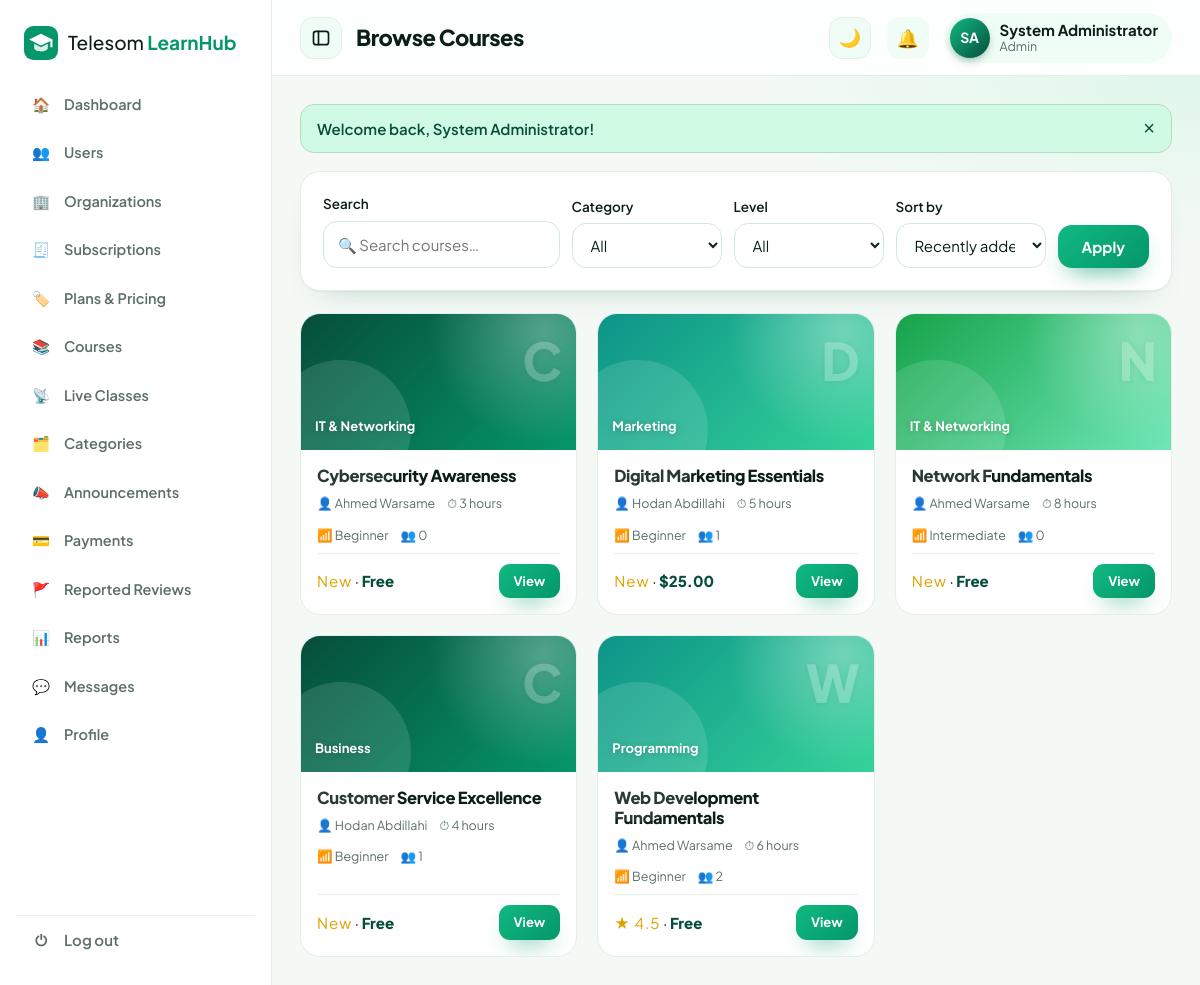
Screenshot of /courses.php (signed in) with the database file from the repository.
### tables this page shows
CREATE TABLE users (
  id INT AUTO_INCREMENT PRIMARY KEY,
  name VARCHAR(120) NOT NULL, email VARCHAR(150) NOT NULL UNIQUE, password VARCHAR(255) NOT NULL,
  role ENUM('admin','instructor','learner','organization') NOT NULL DEFAULT 'learner',
  org_id INT NULL, phone VARCHAR(30), country VARCHAR(60), bio TEXT, education VARCHAR(255), skills VARCHAR(255), signatory VARCHAR(120) NULL, signatory_title VARCHAR(120) NULL,
  org_status ENUM('pending','approved','rejected') NOT NULL DEFAULT 'approved',
  status ENUM('active','suspended') NOT NULL DEFAULT 'active', created_at TIMESTAMP DEFAULT CURRENT_TIMESTAMP
);

CREATE TABLE courses (
  id INT AUTO_INCREMENT PRIMARY KEY, title VARCHAR(160) NOT NULL, description TEXT, category_id INT,
  instructor_id INT NOT NULL, org_id INT NULL, level ENUM('Beginner','Intermediate','Advanced') DEFAULT 'Beginner',
  duration VARCHAR(40), objectives TEXT, prerequisites TEXT,
  enroll_type ENUM('free','paid','approval','private') DEFAULT 'free', price DECIMAL(8,2) DEFAULT 0,
  status ENUM('pending','approved','rejected') DEFAULT 'pending', created_at TIMESTAMP DEFAULT CURRENT_TIMESTAMP,
  FOREIGN KEY (category_id) REFERENCES categories(id) ON DELETE SET NULL,
  FOREIGN KEY (instructor_id) REFERENCES users(id) ON DELETE CASCADE
);

CREATE TABLE categories (id INT AUTO_INCREMENT PRIMARY KEY, name VARCHAR(80) NOT NULL UNIQUE);

### courses.php (the view, shortened to what this page needs)
<?php
require 'includes/config.php';
$u = me(); $mine = !empty($_GET['mine']);
$qs = trim($_GET['q'] ?? ''); $cat = (int)($_GET['cat'] ?? 0); $lv = $_GET['level'] ?? ''; $sort = $_GET['sort'] ?? 'new';
$w = ["c.status='approved'"]; $p = [];
$myorg = $u ? org_of($u) : null;
if ($mine) { $w[] = "c.id IN (SELECT course_id FROM enrollments WHERE user_id=?)"; $p[] = $u['id']; }
else { $w[] = $myorg ? "(c.org_id IS NULL OR c.org_id=?)" : "c.org_id IS NULL"; if ($myorg) $p[] = $myorg; }
$ord = ['new' => 'c.id DESC', 'popular' => 'n DESC', 'rating' => 'rt DESC', 'title' => 'c.title ASC'][$sort] ?? 'c.id DESC';
$courses = all("SELECT c.*, u.name inst, k.name cat, (SELECT ROUND(AVG(rating),1) FROM reviews WHERE course_id=c.id) rt,
  (SELECT COUNT(*) FROM enrollments WHERE course_id=c.id) n FROM courses c JOIN users u ON u.id=c.instructor_id LEFT JOIN categories k ON k.id=c.category_id
  WHERE ".implode(' AND ', $w)." ORDER BY $ord", $p);
$cats = all("SELECT * FROM categories ORDER BY name");
$layout = $u ? 'app' : 'public'; $title = $mine ? 'My Courses' : 'Browse Courses';
include 'includes/header.php';
if (!$u): ?><div class="hero-sm"><div class="wrap"><h1>Explore courses</h1><p>Find the right course and start learning today.</p></div></div><div class="wrap pubc"><?php endif; ?>
<form class="card filters" method="get">
  <div style="flex:2"><label>Search</label><input name="q" placeholder="🔍 Search courses…" value="<?= e($qs) ?>"></div>
  <div><label>Category</label><select name="cat"><option value="">All</option></select></div>
  <div><label>Level</label><select name="level"><option value="">All</option><?php foreach (['Beginner', 'Intermediate', 'Advanced'] as $l): ?><option <?= $lv == $l ? 'selected' : '' ?>><?= $l ?></option><?php endforeach; ?></select></div>
  <div><label>Sort by</label><select name="sort"><?php foreach (['new' => 'Recently added', 'popular' => 'Most popular', 'rating' => 'Top rated', 'title' => 'Title A–Z'] as $k => $v): ?><option value="<?= $k ?>" <?= $sort == $k ? 'selected' : '' ?>><?= $v ?></option><?php endforeach; ?></select></div>
  <button class="btn">Apply</button>
</form>
<div class="grid"><?php foreach ($courses as $i => $c):
  $en = $u ? one("SELECT status FROM enrollments WHERE user_id=? AND course_id=?", [$u['id'], $c['id']]) : null; ?>
  <div class="cc"><div class="th c<?= $i % 3 + 1 ?>" data-i="<?= e(substr($c['title'], 0, 1)) ?>"><?= e($c['cat'] ?: 'General') ?></div>
  <div class="bd"><h3><?= e($c['title']) ?></h3>
    <div class="meta"><span>👤 <?= e($c['inst']) ?></span><span>⏱ <?= e($c['duration']) ?></span><span>📶 <?= e($c['level']) ?></span><span>👥 <?= $c['n'] ?></span></div>
    <div class="ft"><span><span class="star"><?= $c['rt'] ? '★ '.$c['rt'] : 'New' ?></span> · <span class="price"><?= $c['enroll_type'] === 'paid' ? '$'.number_format($c['price'], 2) : ($c['enroll_type'] === 'private' ? 'Private' : 'Free') ?></span></span>
    <a class="btn btn-sm" href="<?= $en && $en['status'] === 'active' ? 'learn.php?course='.$c['id'] : 'course.php?id='.$c['id'] ?>"><?= $en ? ($en['status'] === 'pending' ? 'Pending' : 'Continue') : 'View' ?></a></div>
  </div></div><?php endforeach; ?></div>
<?php if (!$u) echo '</div>'; include 'includes/footer.php'; ?>

### includes/header.php (shortened to what this page needs)
<?php
require_once __DIR__.'/config.php';
$u = me(); $layout = $layout ?? 'app'; $title = $title ?? 'Telesom LearnHub';
$curpage = basename($_SERVER['SCRIPT_NAME']);
function menu($role){
    $m = [
     'learner' => [['dashboard.php','Dashboard','🏠'],['courses.php','Browse Courses','🔎'],['mycourses.php','My Courses','📚'],['live.php','Live Classes','📡'],['certificates.php','Certificates','🎓'],['payments.php','Payments','💳'],['messages.php','Messages','💬'],['reports.php','My Report','📊'],['profile.php','Profile','👤']],
     'instructor' => [['dashboard.php','Dashboard','🏠'],['instructor.php','My Courses','📚'],['live.php','Live Classes','📡'],['grading.php','Grading','📝'],['messages.php','Messages','💬'],['reports.php','Reports','📊'],['courses.php','Browse Courses','🔎'],['profile.php','Profile','👤']],
     'organization' => [['dashboard.php','Dashboard','🏠'],['subscription.php','Subscription','💎'],['organization.php','Members & Assign','🏢'],['instructor.php','Private Courses','📚'],['live.php','Live Classes','📡'],['reports.php','Training Reports','📊'],['messages.php','Messages','💬'],['courses.php','Browse Courses','🔎'],['profile.php','Profile','👤']],
     'admin' => [['dashboard.php','Dashboard','🏠'],['admin.php?tab=users','Users','👥'],['admin.php?tab=orgs','Organizations','🏢'],['admin.php?tab=subs','Subscriptions','🧾'],['admin.php?tab=plans','Plans & Pricing','🏷️'],['admin.php?tab=courses','Courses','📚'],['live.php','Live Classes','📡'],['admin.php?tab=categories','Categories','🗂️'],['admin.php?tab=announcements','Announcements','📣'],['payments.php','Payments','💳'],['admin.php?tab=reviews','Reported Reviews','🚩'],['reports.php','Reports','📊'],['messages.php','Messages','💬'],['profile.php','Profile','👤']],
    ];
    return $m[$role] ?? [];
}
function is_active($href, $cur){
    $p = parse_url($href); if ($p['path'] !== $cur) return false;
    return isset($p['query']) ? (strpos($_SERVER['QUERY_STRING'] ?? '', $p['query']) !== false) : true;
}
$unread = $u ? (int)one("SELECT COUNT(*) c FROM notifications WHERE user_id=? AND is_read=0", [$u['id']])['c'] : 0;
?><!DOCTYPE html>
<html lang="en"><head>
<link rel="stylesheet" href="assets/css/style.css"><link rel="stylesheet" href="assets/css/theme.css"></head>
<body class="<?= $layout === 'auth' ? 'authpage' : e($layout) ?>">
<?php if ($layout === 'auth'): ?>
<button class="tg theme-btn theme-fab" type="button" title="Night / day mode" aria-label="Toggle night and day mode"><span class="ti">🌙</span></button>
<?php else: ?>
<div class="shell">
<aside class="side" id="side">
  <a class="brand" href="index.php"><?= logo('#fff') ?><span>Telesom <b>LearnHub</b></span></a>
  <nav><?php foreach (menu($u['role']) as $m): ?>
    <a class="<?= is_active($m[0], $curpage) ? 'on' : '' ?>" href="<?= $m[0] ?>" title="<?= e($m[1]) ?>"><i><?= $m[2] ?></i><span class="lb"><?= $m[1] ?></span></a>
  <?php endforeach; ?></nav>
  <a class="logout" href="logout.php" title="Log out"><i>⏻</i><span class="lb">Log out</span></a>
</aside>
<div class="main">
<header class="top">
  <button class="tg side-tg" id="sideToggle" type="button" title="Collapse / expand menu" aria-label="Collapse or expand the sidebar"><svg width="20" height="20" viewBox="0 0 24 24" fill="none" stroke="currentColor" stroke-width="2" stroke-linecap="round" stroke-linejoin="round"><rect x="3" y="4" width="18" height="16" rx="3"/><path d="M9 4v16"/></svg></button>
  <h1><?= e($title) ?></h1>
  <div class="top-r">
    <button class="tg theme-btn" type="button" title="Night / day mode" aria-label="Toggle night and day mode"><span class="ti">🌙</span></button>
    <a class="bell" href="notifications.php" title="Notifications">🔔<?php if ($unread): ?><span><?= $unread ?></span><?php endif; ?></a>
    <a class="me" href="profile.php"><span class="av"><?= e(initials($u['name'])) ?></span><span class="mn"><b><?= e($u['name']) ?></b><small><?= e(ucfirst($u['role'])) ?></small></span></a>
  </div>
</header>
<main class="content">
<?php endif; ?>
<?php if (!empty($_SESSION['flash']) && $layout !== 'auth'): ?><div class="<?= $layout === 'public' ? 'wrap' : '' ?>"><?php foreach ($_SESSION['flash'] as $f): ?><div class="flash <?= $f[1] ?>"><?= e($f[0]) ?><button onclick="this.parentNode.remove()">×</button></div><?php endforeach; unset($_SESSION['flash']); ?></div><?php endif; ?>

### assets/css/theme.css (style rules this page uses)
:root { --g:#059669;--g2:#10b981;--gd:#064e3b;--gl:#d1fae5;--g-soft:#f0fdf7;--ink:#0b1f17;--mut:#5b6f66;--line:#e3eee8;--bg:#f4f9f6;--r:20px;--sh:0 14px 34px -16px rgba(5,80,56,.28);--sh2:0 32px 64px -24px rgba(5,80,56,.4) }
body { font-family:"Plus Jakarta Sans","Inter","Segoe UI",system-ui,sans-serif;background:var(--bg);color:var(--ink) }
h1,h2,h3,h4 { letter-spacing:-.025em;font-weight:800 }
.btn { background:linear-gradient(135deg,var(--g2),var(--g));border:0;padding:12px 24px;border-radius:14px;box-shadow:0 12px 24px -12px rgba(5,150,105,.85);font-weight:700 }
.btn-sm { padding:7px 15px;border-radius:11px }
.side { background:#fff;color:var(--ink);border-right:1px solid var(--line);box-shadow:none;width:272px }
.side .brand { color:var(--ink) }
.side .brand b { color:var(--g) }
.side nav a { color:var(--mut);font-weight:600 }
.logout { color:var(--mut);border-top:1px solid var(--line);font-weight:600 }
.main { margin-left:272px }
.top { height:76px;background:rgba(255,255,255,.82);border-bottom:1px solid var(--line) }
.top h1 { font-size:22px }
.content { min-height:calc(100vh - 76px);background:radial-gradient(700px 260px at 100% 0,#e0f7ea,transparent 65%) }
.bell { background:var(--g-soft);width:42px;height:42px;border-radius:13px;display:grid;place-items:center;font-size:18px }
.me { background:var(--g-soft);padding:5px 14px 5px 5px;border-radius:99px }
.av { background:linear-gradient(135deg,var(--g2),var(--gd)) }
.card,.kpi,.cc,.feat,.aud-i,.faq,.player,.auth-card { border:1px solid var(--line);border-radius:var(--r) }
.card { box-shadow:0 1px 2px rgba(5,80,56,.04),0 16px 34px -22px rgba(5,80,56,.28) }
.cc .th { height:136px;background-image:radial-gradient(circle at 88% 12%,rgba(255,255,255,.35),transparent 42%),linear-gradient(135deg,#047857,#10b981) }
.cc .th.c1 { background-image:radial-gradient(circle at 88% 12%,rgba(255,255,255,.3),transparent 42%),linear-gradient(135deg,#064e3b,#059669) }
.cc .th.c2 { background-image:radial-gradient(circle at 88% 12%,rgba(255,255,255,.35),transparent 42%),linear-gradient(135deg,#0d9488,#34d399) }
.cc .th.c3 { background-image:radial-gradient(circle at 88% 12%,rgba(255,255,255,.35),transparent 42%),linear-gradient(135deg,#16a34a,#6ee7b7) }
.cc .th:before { content:"";position:absolute;left:-30px;bottom:-50px;width:140px;height:140px;border-radius:50%;background:rgba(255,255,255,.12) }
input,select,textarea { border:1.5px solid #d3e8dd;border-radius:14px;background:#fff }
.flash { border-radius:14px }
.tg { width:42px;height:42px;border-radius:13px;border:1px solid var(--line);background:var(--g-soft);color:var(--ink);cursor:pointer;display:grid;place-items:center;font-size:18px;flex:none;transition:.2s var(--ease) }
.side,.main { transition:width .28s var(--ease),margin-left .28s var(--ease) }
.logout { display:flex;align-items:center;gap:12px }
.logout i { font-style:normal;width:22px;text-align:center }

### rows the page displays
users: name "SA", name "System Administrator", role "Admin"
courses: category.name "IT & Networking", title "Cybersecurity Awareness", instructor.name "Ahmed Warsame", duration "3 hours", level "Beginner", n "0", shows "New", enroll_type "Free"
courses: category.name "Marketing", title "Digital Marketing Essentials", instructor.name "Hodan Abdillahi", duration "5 hours", level "Beginner", n "1", shows "New", price "25.00"
courses: category.name "IT & Networking", title "Network Fundamentals", instructor.name "Ahmed Warsame", duration "8 hours", level "Intermediate", n "0", shows "New", enroll_type "Free"
courses: category.name "Business", title "Customer Service Excellence", instructor.name "Hodan Abdillahi", duration "4 hours", level "Beginner", n "1", shows "New", enroll_type "Free"
courses: category.name "Programming", title "Web Development Fundamentals", instructor.name "Ahmed Warsame", duration "6 hours", level "Beginner", n "2", rt "4.5", enroll_type "Free"

### other values shown
$m[2] "🏠"
$m[1] "Dashboard"
$m[2] "👥"
$m[1] "Users"
$m[2] "🏢"
$m[1] "Organizations"
$m[2] "🧾"
$m[1] "Subscriptions"
$m[2] "🏷️"
$m[1] "Plans & Pricing"
$m[2] "📚"
$m[1] "Courses"
$m[2] "📡"
$m[1] "Live Classes"
$m[2] "🗂️"
